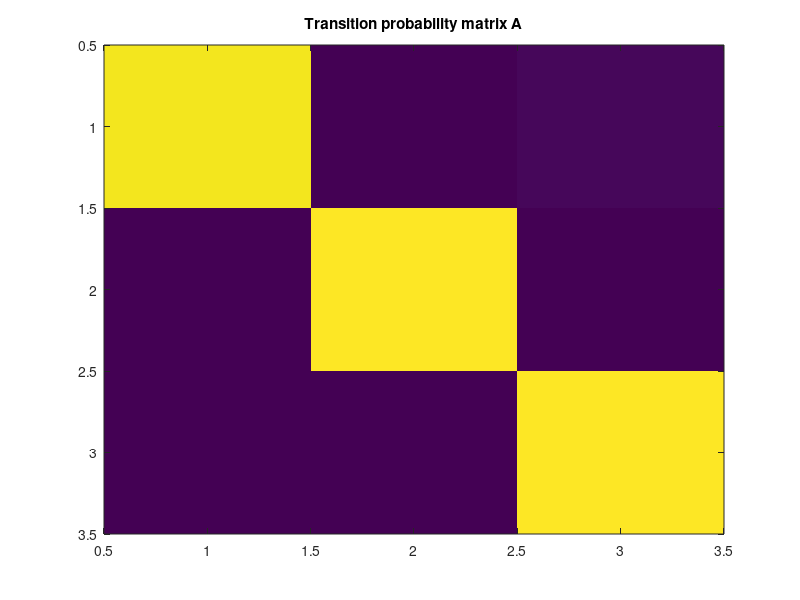

Write the MATLAB code that produced this figure. (Note: this script raises an error after producing the figure.)
% Generate state-dependent time series data. Given a transition probability matrix A, an MVAR model generates 
% time points for the given state. Every [t_state] seconds, a new state is determined. A separate ground truth 
% MVAR model is estimated for each state.
%
% Mathematically, the probability that a time point x(t) is generated given the actual state at 
% time t, denoted by m(t), is given by P(x(t) | m(t) = S_j). The probability a_ij of switching 
% from state S_j to state S_i at time t (the actual states at t are given by m(t) and m(t-1) respectively, 
% is given by a_ij = P(m(t) = S_j | m(t-1) = S_i).
% 
% We define the matrix A manually. Also, we set the number of simulated state to 3. 

%% Add paths
addpath(genpath('/Users/nguyentiendung/Desktop/Studium/Charite/matlab/eeglab/plugins/roiconnect/libs/mvgc_v1.0/'))
addpath(genpath('/Users/nguyentiendung/Desktop/Studium/Charite/Research/Playground/HMM/'))
n_states = 3;

%% Define parameters
% transition matrix
A = [0.98 0.002 0.018;
    0.002 0.997 0.001;
    0.015 0.003 0.9820];

if ~all(sum(A, 2))
    error('Rows of the transition matrix A must sum up to 1')
end

% plot transition probability matrix
figure;
imagesc(A)
title('Transition probability matrix A')

%% Simulate AR data using gen_ar2.m
fs = 200;              % sampling frequency
t = 4;                 % trial signal length in seconds
n_trials = 30;         % number of trials
N = fs * t * n_trials; % number of samples/data points
M = 10;                % number of channels
P = 10;                % number of lags
K = ceil(M^2 / 10);

data = cell(1, n_states);
for istate = 1:n_states
    data{istate} = gen_ar2(M, N, P, K);
end

%% Fit MVGC MVAR models to generate "ground truth" MVAR models 
n_chans = size(data{1}, 1);
n_samples = size(data{1}, 2) / n_trials;

% reshape time series back to being multi-trial, then fit MVGC MVAR model
data_trial = cell(1, n_states);
W = cell(1, n_states);       % regression coefficient matrices
Sigma = cell(1, n_states);   % noise covariance matrices

for istate = 1:n_states
    data_trial{istate} = reshape(data{istate}, n_chans, n_samples, n_trials); 
    [coeff_mat, SIG, ~] = tsdata_to_var(data_trial{istate}, P, 'OLS');

    W{istate} = coeff_mat;
    Sigma{istate} = SIG;
end

%% Save ground truth MVAR model parameters
% DIROUT = 'outputs/'; % change if needed
% if ~exist(DIROUT); mkdir(DIROUT); end
% 
% W_fname = sprintf(strcat(DIROUT, 'W_sim_gt_%d%d.mat'), n_states, P); 
% Sigma_fname = sprintf(strcat(DIROUT, 'Sigma_sim_gt_%d%d.mat'), n_states, P);
% 
% save(W_fname, 'W')
% save(Sigma_fname, 'Sigma')

%% Plots for sanity checks
titles = ["MVAR for state 1", "MVAR for state 2", "MVAR for state 3"];
plt_all_noisecovs(Sigma, 0, titles)
plt_all_Ws(W, P, titles)

%% Generate simulated ground truth state-dependent time series
% generate individual time series for each state
data_states = cell(1, n_states);
for istate = 1:n_states
    X = var_to_tsdata(W{istate}, Sigma{istate}, n_samples, n_trials);
    data_states{istate} = X(:,:)';
end

% define states and store the probabilities
states = cell(1, n_states);
for istate = 1:n_states
    states{istate} = A(istate, :);
end

% set some parameters
Pi = [1, 0, 0];           % initial probability distribution, equivalent to options.Pistructure?
t_state = 1;              % duration in seconds of each state segment
obs_state = fs * t_state; % number of observations/time points during each state segment 
n_transitions = N / obs_state;
if ~all(sum(Pi))
    error('The initial probability distribution Pi must sum up to 1')
end

% generate ground truth time series
data_gt = zeros(N, n_chans);
sim_viterbi = zeros(1, N); % time course of states (Viterbi path in HMM)

[~, m_t] = max(Pi);
data_gt(1:obs_state, :) = data_states{m_t}(1:obs_state, :); % first [t_state] seconds
sim_viterbi(1:obs_state) = m_t;

for itrans = 1:n_transitions-1
    for istate = 1:n_states
        if rand < A(m_t, istate)
            m_t = istate; % determine new state
        end
    end
    start_idx = itrans * obs_state + 1;
    end_idx = start_idx + obs_state-1;
    data_gt(start_idx:end_idx, :) = data_states{m_t}(start_idx:end_idx, :); % sample data points given the current state
    sim_viterbi(start_idx:end_idx) = m_t;
end

% % save data
% sim_viterbi_name = sprintf(strcat(DIROUT, 'Viterbi_sim_gt_%d%d.mat'), n_states, P);
% data_gt_name = sprintf(strcat(DIROUT, 'data_sim_gt_%d%d.mat'), n_states, P);
% 
% save(sim_viterbi_name, 'sim_viterbi')
% save(data_gt_name, 'data_gt')
%% Plot ground truth time series
% raw time series
figure;
T = (1:size(data_gt, 1)) / fs;
plot(T, data_gt)
xlabel('time [s]')
title(sprintf('Raw ground truth data, %d channels', n_chans))

% PSDs
data_gt_pxx = log(abs(pwelch(data_gt, 100, 50)));
figure;
tiledlayout(2, P/2)
for ilag = 1:P
    nexttile
    plot(data_gt_pxx(:, ilag))
    ylabel('log(abs(Power))')
    title(sprintf('PSDs of generated data, channel %d', ilag))
end

% simulated Viterbi path
figure;
plot(T, sim_viterbi)
title('Simulated Viterbi path (state time course')
xlabel('time [s]')
ylabel('state')
